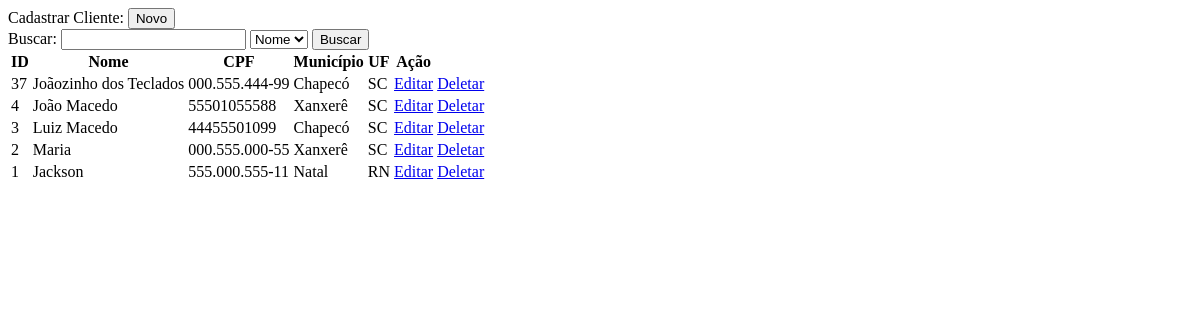
Before: /listarCliente.php with the older database file.
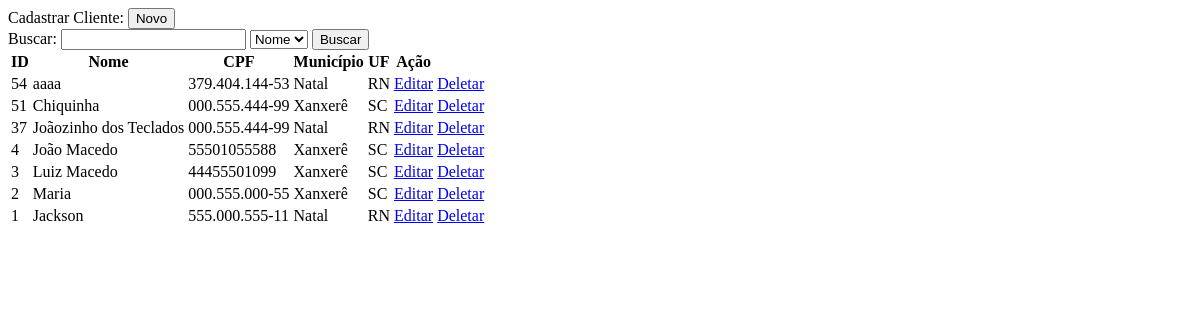
After: the same page with the newer database file.
### tables this page shows
CREATE TABLE IF NOT EXISTS `cliente` (
  `id` int(11) NOT NULL AUTO_INCREMENT,
  `nome` varchar(100) DEFAULT NULL,
  `telefone` varchar(20) DEFAULT NULL,
  `cpf` varchar(14) DEFAULT NULL,
  `email` varchar(100) DEFAULT NULL,
  `municipio_id` int(11) NOT NULL,
  PRIMARY KEY (`id`),
  KEY `FK_cliente_municipio` (`municipio_id`)
);

CREATE TABLE IF NOT EXISTS `municipio` (
  `id` int(11) NOT NULL AUTO_INCREMENT,
  `nome` varchar(150) NOT NULL,
  `uf` varchar(2) NOT NULL,
  `estado` varchar(100) NOT NULL,
  PRIMARY KEY (`id`)
);

### BD.php (called while the page is built, shortened)
<?php
class BD
{
    public function connection()
    {
        $bd_tipo = "mysql";
        $host = "localhost";
        $bd_nome = "db_tai_aula_2020";
        $bd_porta = "3306";
        $bd_usuario = "root";
        $bd_senha = "123456";
        $bd_charset = "utf8mb4";
        $str_conn = $bd_tipo . ":host=" . $host . ";dbname=" . $bd_nome . ";port=" . $bd_porta;;
        return new PDO(
            $str_conn,
            $bd_usuario,
            $bd_senha,
            array(PDO::MYSQL_ATTR_INIT_COMMAND => "SET NAMES " . $bd_charset)
        );
    }
    public function selectAll($tabela = 'cliente')
    {
        $conn = $this->connection();
        $stmt = $conn->prepare("SELECT * FROM $tabela order by id desc");
        $stmt->execute();
        return $stmt;
    }
    public function find($id, $tabela = "cliente")
    {
        $conn = $this->connection();
        $stmt = $conn->prepare("SELECT * FROM $tabela WHERE id = ?");
        $stmt->execute([$id]);
        return $stmt->fetchObject();
    }
}

### listarCliente.php (the view, shortened to what this page needs)
<?php
include 'BD.php';
?>
<!DOCTYPE html>
<html lang="en">
<head>
</head>
<body>
    <form action="formCliente.php" method="POST">
        <label>Cadastrar Cliente: </label>
        <input type="submit" value="Novo">
    </form>
    <form action="listarCliente.php" method="POST">
        <label>Buscar: </label>
        <input type="text" name="valor"/>
        <select name="tipo">
            <option value="nome">Nome</option>
        </select>
        <input type="submit" value="Buscar">
    </form>
    <?php
    $objBD = new BD();
    $objBD->connection();
    if(!empty($_POST['valor'])){
       $result = $objBD->search($_POST);
    }else{
       $result = $objBD->selectAll();
    }
    echo "
<table style=''>
<tr>
  <th>ID</th>
  <th>Nome</th>
  <th>CPF</th>
  <th>Município</th>
  <th>UF</th>
  <th>Ação</th>
</tr>";
    foreach ($result as $item) {
        $objMunicipio = $objBD->find($item['municipio_id'], "municipio");
        echo "
    <tr>
      <td>" . $item['id'] . "</td>
      <td>" . $item['nome'] . "</td>
      <td>" . $item['cpf'] . "</td>
      <td>" . $objMunicipio->nome  . "</td>
      <td>" . $objMunicipio->uf  . "</td>
      <td><a href='formEditarCliente.php?id=" . $item['id'] . "'>Editar</a></td>
      <td><a href='formDeletarCliente.php?id=" . $item['id'] . "'>Deletar</a></td>
    </tr>
    ";
    }
    echo "</table>";
    ?>
</body>
</html>

Changed rows visible on the page:
added cliente: id "54", nome "aaaa", cpf "379.404.144-53", municipio.nome "Natal", municipio.uf "RN"
added cliente: id "51", nome "Chiquinha", cpf "000.555.444-99", municipio.nome "Xanxerê", municipio.uf "SC"
changed cliente "Joãozinho dos Teclados": municipio.nome "Chapecó" → "Natal"; municipio.uf "SC" → "RN"
changed cliente "Luiz Macedo": municipio.nome "Chapecó" → "Xanxerê"
